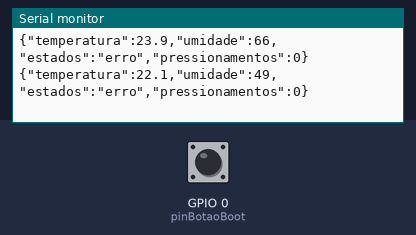
A program run on a simulated ESP32. Parts: the last lines printed to the serial monitor. Inputs (shaded band) come from the test bench; at power-on: GPIO 0 (pinBotaoBoot) HIGH. Random numbers use the default seed unless the program sets one.

Above: at 1.2 s.
1.3 s: GPIO 0 (pinBotaoBoot) pulled LOW for 0.15 s
At 1.9 s:
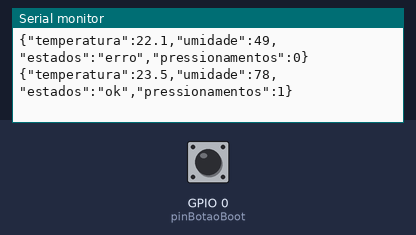
3.5 s: GPIO 0 (pinBotaoBoot) pulled LOW for 1 s
At 4.4 s:
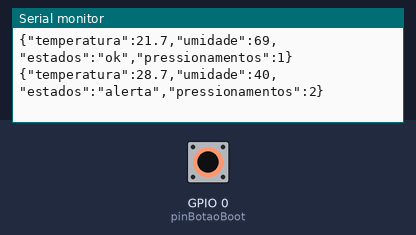
6.0 s: GPIO 0 (pinBotaoBoot) pulled LOW for 0.15 s
At 6.4 s:
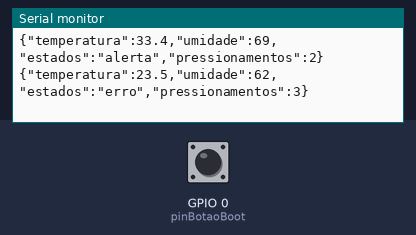
Timing chart, 0 to 9.0 s (numbered marks = the images above; inputs shaded):
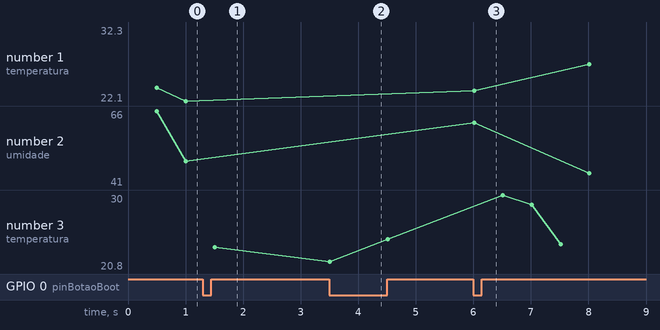

The program:

main.cpp
```cpp
#include <Arduino.h>
#include <ArduinoJson.h>
#include <Bounce2.h>
#define pinBotaoBoot 0
/*madu silva
 aula Josn e Bounce*/
Bounce botaoBoot = Bounce();
JsonDocument doc;

void setup()
{
  Serial.begin(9600);
  botaoBoot.attach(pinBotaoBoot, INPUT_PULLUP);
  randomSeed(analogRead(5));
}

void loop()
{
  botaoBoot.update();
  static int contagem = 0;
  if (botaoBoot.fell())
    contagem++;

  const char *estados[] = {"ok", "alerta", "erro"};

  float temperatura = random(200, 350) / 10.0; // random e aleatorio
  int umidade = random(40, 80);
  int opcoes = random(0, 3);

  doc["temperatura"] = temperatura;
  doc["umidade"] = umidade;
  doc["estados"] = estados[opcoes];
  doc["pressionamentos"] = contagem;

  unsigned long tempoAtual = millis();
  static unsigned long tempoInicial = 0;

  if (tempoAtual - tempoInicial > 500)
  {
    serializeJson(doc, Serial);
    Serial.println("");
    tempoInicial = tempoAtual;

  }
}
```

Measured:
- after the input at 1.3 s, the serial monitor: prints a new line after 0.20 s (image 1)
- after the input at 3.5 s, the serial monitor: prints a new line after 0.51 s (image 2)
- after the input at 6.0 s, the serial monitor: prints a new line at once (image 3)
